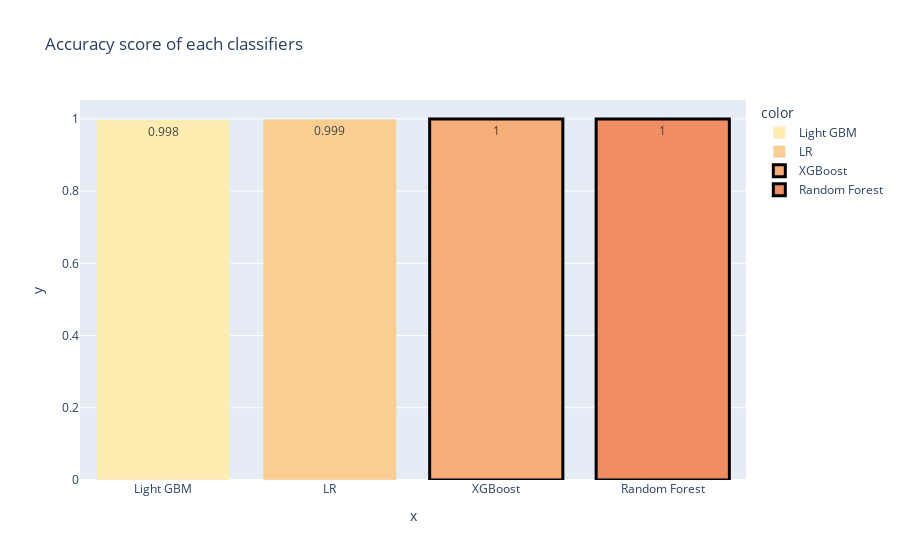

Notebook cell for this chart:
### Code cell
fig = px_bar(list(accuracy_dict_sorted.keys()), list(accuracy_dict_sorted.values()), np.round(list(accuracy_dict_sorted.values()),3), 'Accuracy score of each classifiers', list(accuracy_dict_sorted.keys()), px.colors.sequential.matter)
for idx in [2,3]:
    fig.data[idx].marker.line.width = 3
    fig.data[idx].marker.line.color = "black"
fig.show()

### Figure 1 — Plotly figure (JSON) as saved in the notebook; plotly's stock layout.template omitted (floating-point values rounded to 4 significant figures)
{"data": [{"alignmentgroup": "True", "hovertemplate": "color=Light GBM<br>x=%{x}<br>y=%{y}<br>text=%{text}<extra></extra>", "legendgroup": "Light GBM", "marker": {"color": "rgb(253, 237, 176)", "pattern": {"shape": ""}}, "name": "Light GBM", "offsetgroup": "Light GBM", "orientation": "v", "showlegend": true, "text": [0.998], "textposition": "auto", "type": "bar", "x": ["Light GBM"], "xaxis": "x", "y": [0.9976], "yaxis": "y"}, {"alignmentgroup": "True", "hovertemplate": "color=LR<br>x=%{x}<br>y=%{y}<br>text=%{text}<extra></extra>", "legendgroup": "LR", "marker": {"color": "rgb(250, 205, 145)", "pattern": {"shape": ""}}, "name": "LR", "offsetgroup": "LR", "orientation": "v", "showlegend": true, "text": [0.999], "textposition": "auto", "type": "bar", "x": ["LR"], "xaxis": "x", "y": [0.9992], "yaxis": "y"}, {"alignmentgroup": "True", "hovertemplate": "color=XGBoost<br>x=%{x}<br>y=%{y}<br>text=%{text}<extra></extra>", "legendgroup": "XGBoost", "marker": {"color": "rgb(246, 173, 119)", "line": {"color": "black", "width": 3}, "pattern": {"shape": ""}}, "name": "XGBoost", "offsetgroup": "XGBoost", "orientation": "v", "showlegend": true, "text": [1], "textposition": "auto", "type": "bar", "x": ["XGBoost"], "xaxis": "x", "y": [0.9996], "yaxis": "y"}, {"alignmentgroup": "True", "hovertemplate": "color=Random Forest<br>x=%{x}<br>y=%{y}<br>text=%{text}<extra></extra>", "legendgroup": "Random Forest", "marker": {"color": "rgb(240, 142, 98)", "line": {"color": "black", "width": 3}, "pattern": {"shape": ""}}, "name": "Random Forest", "offsetgroup": "Random Forest", "orientation": "v", "showlegend": true, "text": [1], "textposition": "auto", "type": "bar", "x": ["Random Forest"], "xaxis": "x", "y": [0.9997], "yaxis": "y"}], "layout": {"barmode": "relative", "legend": {"title": {"text": "color"}, "tracegroupgap": 0}, "title": {"text": "Accuracy score of each classifiers"}, "xaxis": {"anchor": "y", "domain": [0, 1], "title": {"text": "x"}}, "yaxis": {"anchor": "x", "domain": [0, 1], "title": {"text": "y"}}}}
